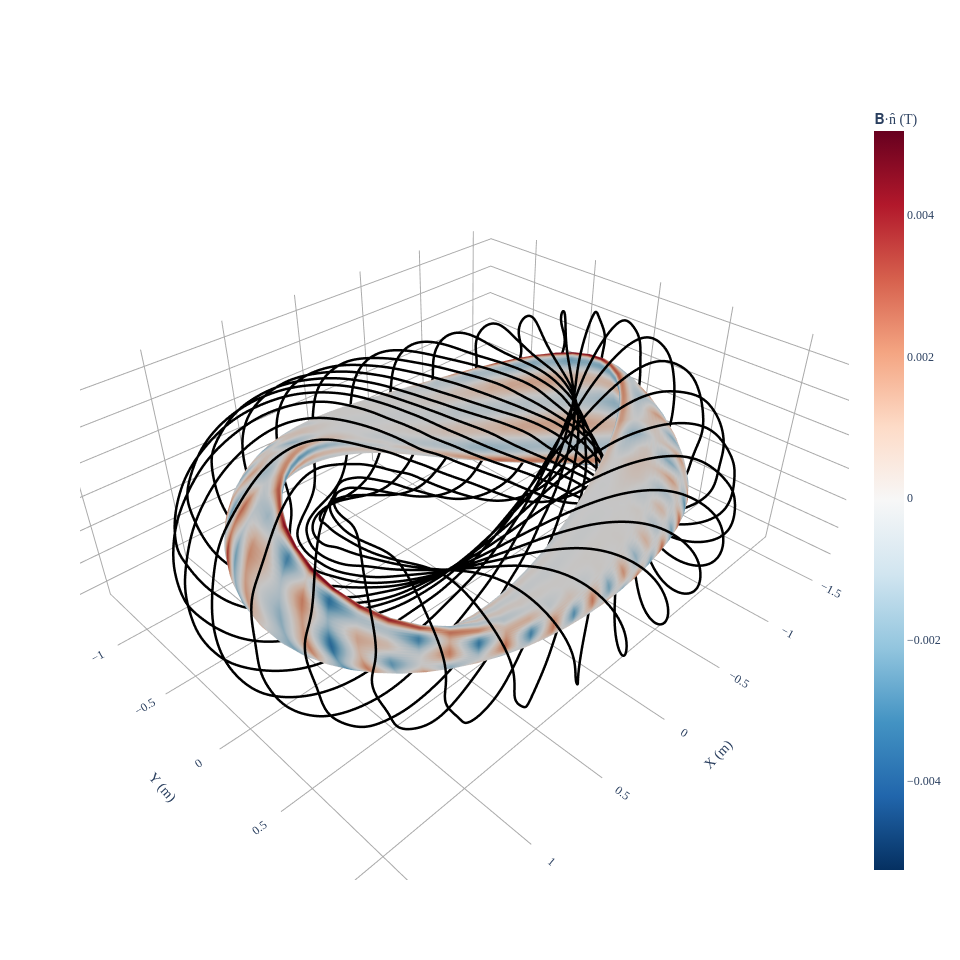

Source (notebook cell):
### Code cell
# visualize by plotting coils
fig = plot_3d(
    eq, "B*n", grid=LinearGrid(M=40, N=30, endpoint=True), field=coilset_helical
)

fig = plot_coils(coilset_helical, fig=fig)
fig.show()

### Figure 1 — Plotly figure (JSON) as saved in the notebook; plotly's stock layout.template omitted (floating-point values rounded to 4 significant figures; data arrays with more than 128 entries replaced by an {"elided": "..."} marker saying what was removed)
{"data": [{"colorbar": {"title": {"text": "𝐁·n̂ (T)"}}, "colorscale": [[0, "rgb(5,48,97)"], [0.1, "rgb(33,102,172)"], [0.2, "rgb(67,147,195)"], [0.3, "rgb(146,197,222)"], [0.4, "rgb(209,229,240)"], [0.5, "rgb(247,247,247)"], [0.6, "rgb(253,219,199)"], [0.7, "rgb(244,165,130)"], [0.8, "rgb(214,96,77)"], [0.9, "rgb(178,24,43)"], [1, "rgb(103,0,31)"]], "flatshading": true, "i": {"elided": "9760 int values"}, "intensity": {"elided": "4941 float values"}, "j": {"elided": "9760 int values"}, "k": {"elided": "9760 int values"}, "name": "𝐁·n̂ (T)", "opacity": 1, "showscale": true, "type": "mesh3d", "x": {"elided": "4941 float values"}, "y": {"elided": "4941 float values"}, "z": {"elided": "4941 float values"}}, {"hovertext": "Current = 170056.9654991294 (A)", "line": {"color": "black", "dash": "solid", "width": 5}, "marker": {"opacity": 0, "size": 0}, "name": "CoilSet[0]", "showlegend": false, "type": "scatter3d", "x": {"elided": "801 float values"}, "y": {"elided": "801 float values"}, "z": {"elided": "801 float values"}}, {"hovertext": "Current = 170056.9654991294 (A)", "line": {"color": "black", "dash": "solid", "width": 5}, "marker": {"opacity": 0, "size": 0}, "name": "CoilSet[1]", "showlegend": false, "type": "scatter3d", "x": {"elided": "801 float values"}, "y": {"elided": "801 float values"}, "z": {"elided": "801 float values"}}, {"hovertext": "Current = 170056.9654991294 (A)", "line": {"color": "black", "dash": "solid", "width": 5}, "marker": {"opacity": 0, "size": 0}, "name": "CoilSet[2]", "showlegend": false, "type": "scatter3d", "x": {"elided": "801 float values"}, "y": {"elided": "801 float values"}, "z": {"elided": "801 float values"}}, {"hovertext": "Current = 170056.9654991294 (A)", "line": {"color": "black", "dash": "solid", "width": 5}, "marker": {"opacity": 0, "size": 0}, "name": "CoilSet[3]", "showlegend": false, "type": "scatter3d", "x": {"elided": "801 float values"}, "y": {"elided": "801 float values"}, "z": {"elided": "801 float values"}}, {"hovertext": "Current = 170056.9654991294 (A)", "line": {"color": "black", "dash": "solid", "width": 5}, "marker": {"opacity": 0, "size": 0}, "name": "CoilSet[4]", "showlegend": false, "type": "scatter3d", "x": {"elided": "801 float values"}, "y": {"elided": "801 float values"}, "z": {"elided": "801 float values"}}, {"hovertext": "Current = 170056.9654991294 (A)", "line": {"color": "black", "dash": "solid", "width": 5}, "marker": {"opacity": 0, "size": 0}, "name": "CoilSet[5]", "showlegend": false, "type": "scatter3d", "x": {"elided": "801 float values"}, "y": {"elided": "801 float values"}, "z": {"elided": "801 float values"}}, {"hovertext": "Current = 170056.9654991294 (A)", "line": {"color": "black", "dash": "solid", "width": 5}, "marker": {"opacity": 0, "size": 0}, "name": "CoilSet[6]", "showlegend": false, "type": "scatter3d", "x": {"elided": "801 float values"}, "y": {"elided": "801 float values"}, "z": {"elided": "801 float values"}}, {"hovertext": "Current = 170056.9654991294 (A)", "line": {"color": "black", "dash": "solid", "width": 5}, "marker": {"opacity": 0, "size": 0}, "name": "CoilSet[7]", "showlegend": false, "type": "scatter3d", "x": {"elided": "801 float values"}, "y": {"elided": "801 float values"}, "z": {"elided": "801 float values"}}, {"hovertext": "Current = 170056.9654991294 (A)", "line": {"color": "black", "dash": "solid", "width": 5}, "marker": {"opacity": 0, "size": 0}, "name": "CoilSet[8]", "showlegend": false, "type": "scatter3d", "x": {"elided": "801 float values"}, "y": {"elided": "801 float values"}, "z": {"elided": "801 float values"}}, {"hovertext": "Current = 170056.9654991294 (A)", "line": {"color": "black", "dash": "solid", "width": 5}, "marker": {"opacity": 0, "size": 0}, "name": "CoilSet[9]", "showlegend": false, "type": "scatter3d", "x": {"elided": "801 float values"}, "y": {"elided": "801 float values"}, "z": {"elided": "801 float values"}}, {"hovertext": "Current = 170056.9654991294 (A)", "line": {"color": "black", "dash": "solid", "width": 5}, "marker": {"opacity": 0, "size": 0}, "name": "CoilSet[10]", "showlegend": false, "type": "scatter3d", "x": {"elided": "801 float values"}, "y": {"elided": "801 float values"}, "z": {"elided": "801 float values"}}, {"hovertext": "Current = 170056.9654991294 (A)", "line": {"color": "black", "dash": "solid", "width": 5}, "marker": {"opacity": 0, "size": 0}, "name": "CoilSet[11]", "showlegend": false, "type": "scatter3d", "x": {"elided": "801 float values"}, "y": {"elided": "801 float values"}, "z": {"elided": "801 float values"}}, {"hovertext": "Current = 170056.9654991294 (A)", "line": {"color": "black", "dash": "solid", "width": 5}, "marker": {"opacity": 0, "size": 0}, "name": "CoilSet[12]", "showlegend": false, "type": "scatter3d", "x": {"elided": "801 float values"}, "y": {"elided": "801 float values"}, "z": {"elided": "801 float values"}}, {"hovertext": "Current = 170056.9654991294 (A)", "line": {"color": "black", "dash": "solid", "width": 5}, "marker": {"opacity": 0, "size": 0}, "name": "CoilSet[13]", "showlegend": false, "type": "scatter3d", "x": {"elided": "801 float values"}, "y": {"elided": "801 float values"}, "z": {"elided": "801 float values"}}, {"hovertext": "Current = 170056.9654991294 (A)", "line": {"color": "black", "dash": "solid", "width": 5}, "marker": {"opacity": 0, "size": 0}, "name": "CoilSet[14]", "showlegend": false, "type": "scatter3d", "x": {"elided": "801 float values"}, "y": {"elided": "801 float values"}, "z": {"elided": "801 float values"}}, {"hovertext": "Current = 170056.9654991294 (A)", "line": {"color": "black", "dash": "solid", "width": 5}, "marker": {"opacity": 0, "size": 0}, "name": "CoilSet[15]", "showlegend": false, "type": "scatter3d", "x": {"elided": "801 float values"}, "y": {"elided": "801 float values"}, "z": {"elided": "801 float values"}}], "layout": {"font": {"family": "Times"}, "height": 960.4, "scene": {"aspectmode": "data", "xaxis": {"backgroundcolor": "white", "gridcolor": "darkgrey", "showbackground": false, "showgrid": true, "showticklabels": true, "title": {"text": "X (m)"}, "zeroline": true, "zerolinecolor": "darkgrey"}, "yaxis": {"backgroundcolor": "white", "gridcolor": "darkgrey", "showbackground": false, "showgrid": true, "showticklabels": true, "title": {"text": "Y (m)"}, "zeroline": true, "zerolinecolor": "darkgrey"}, "zaxis": {"backgroundcolor": "white", "gridcolor": "darkgrey", "showbackground": false, "showgrid": true, "showticklabels": true, "title": {"text": "Z (m)"}, "zeroline": true, "zerolinecolor": "darkgrey"}}, "title": {"text": "", "x": 0.5, "xanchor": "center", "y": 0.9, "yanchor": "top"}, "width": 960.4}}
